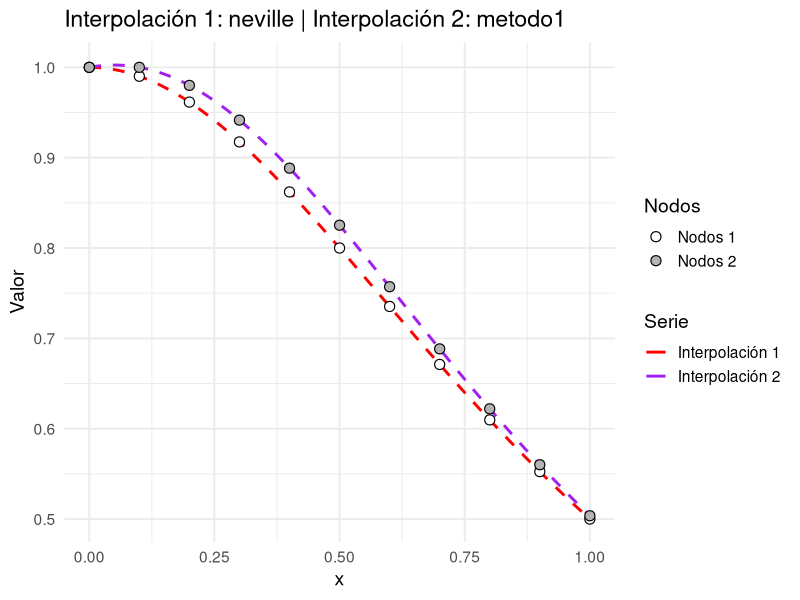
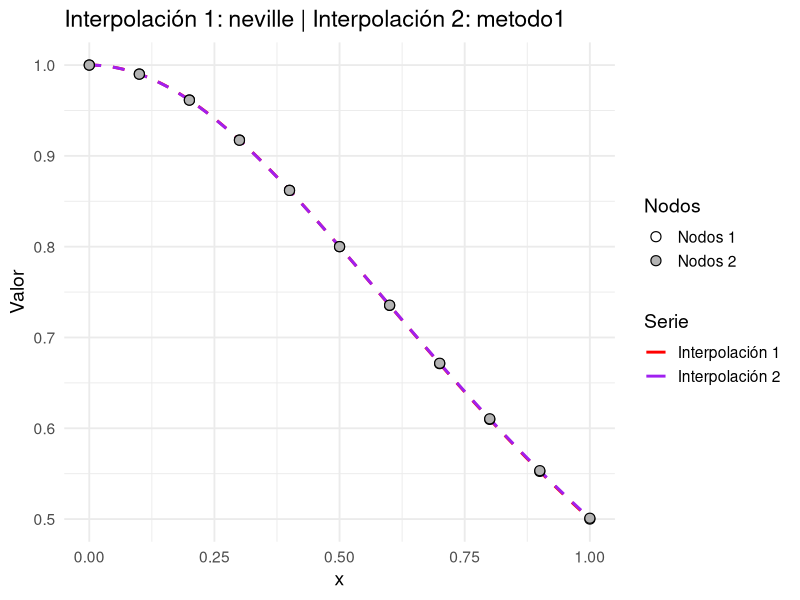
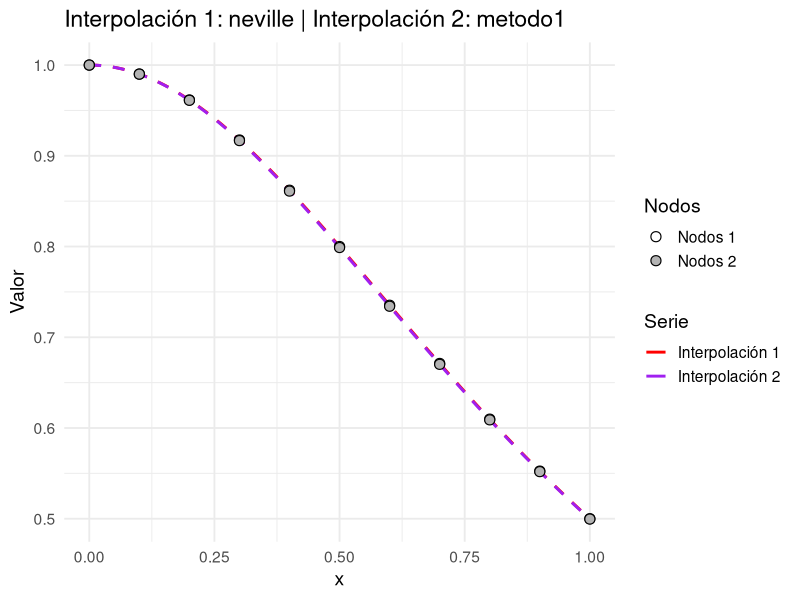
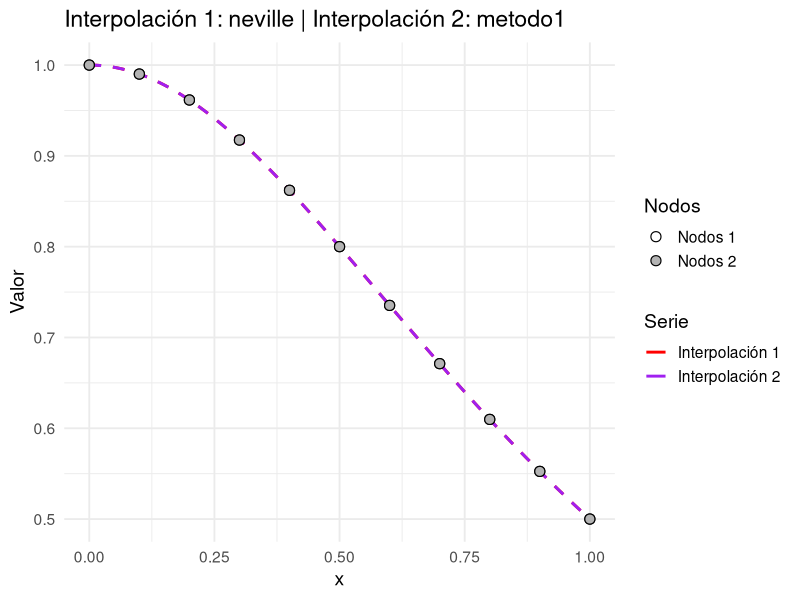
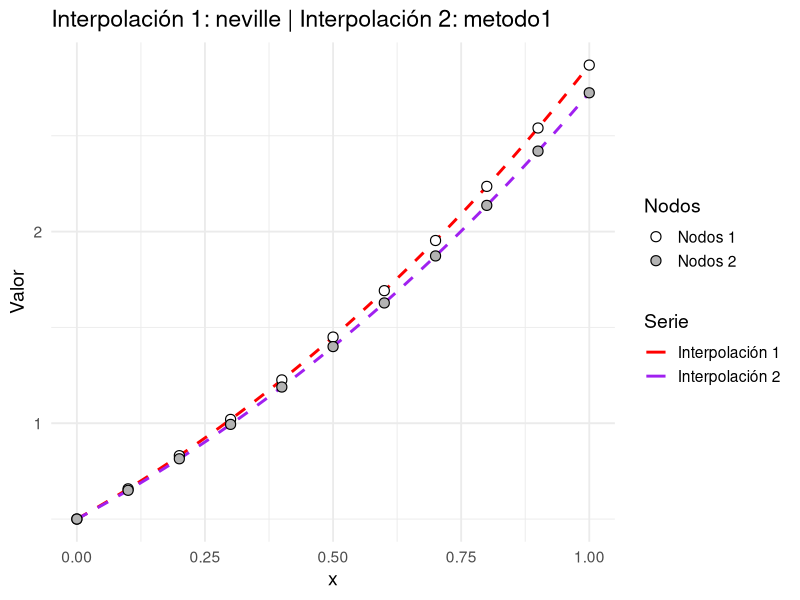
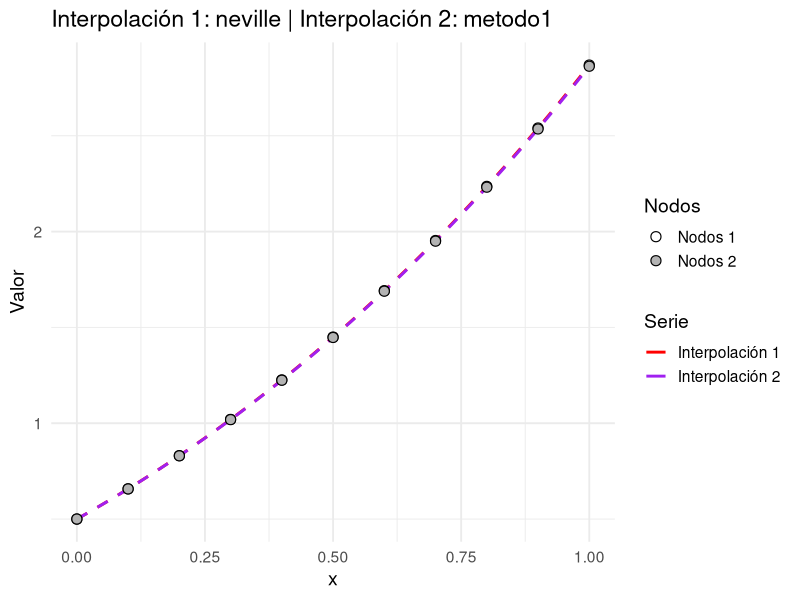
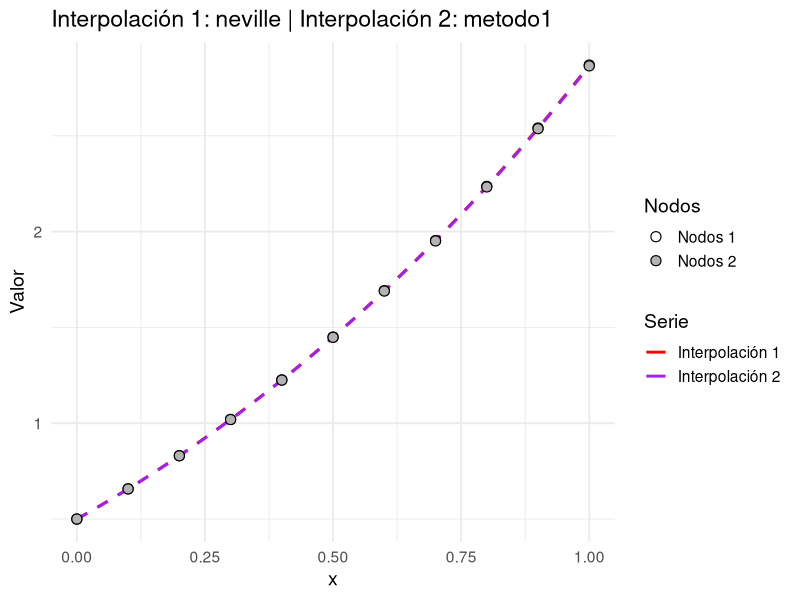
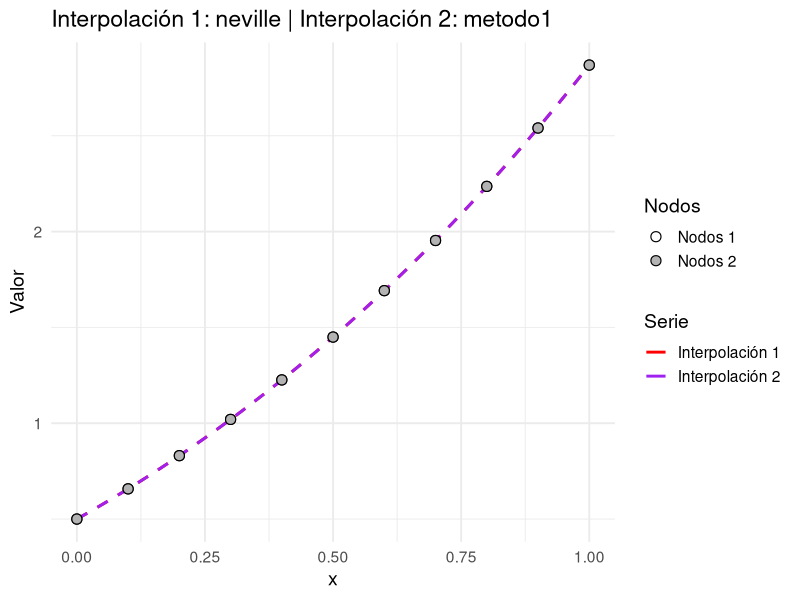

Here is the R script that generated these plots, in order:
## ---- chunk 1
#| include: false

library(tidyverse)
neville <- function(nodos, valores, x) {
  stopifnot(is.numeric(nodos),
            is.numeric(valores),
            length(nodos) == length(valores))
  n <- length(nodos)
  Q <- matrix(NA_real_, nrow = n, ncol = n)
  
  # Columna inicial con valores de Y
  Q[, 1] <-  valores
  
  # Construccion de la tabla de Neville
  for (i in 2:n) {
    for (j in 2:i) {
      numerador <- ((x - nodos[i - j + 1]) * Q[i, j - 1] - (x - nodos[i]) * Q[i -
                                                                                1, j - 1])
      denominador <- nodos[i] - nodos[i - j + 1]
      Q[i, j] <-  numerador / denominador
    }
  }
  return(list(valor = Q[n, n], tabla = Q))
}


graficar.polinomio <- function(nodos1,
                               a,
                               b,
                               metodo1,
                               f1 = NULL,
                               valores1 = NULL,
                               nodos2 = NULL,
                               metodo2 = metodo1,
                               f2 = NULL,
                               valores2 = NULL,
                               f.referencia = NULL) {
  stopifnot(is.numeric(nodos1), length(nodos1) >= 2)

  if (is.null(f1) == is.null(valores1)) {
    stop("Para el primer conjunto debe proveer exactamente uno: 'f1' o 'valores1'.")
  }

  tiene.segundo <- !is.null(nodos2)

  if (tiene.segundo) {
    stopifnot(is.numeric(nodos2), length(nodos2) >= 2)
    if (is.null(f2) == is.null(valores2)) {
      stop("Para el segundo conjunto debe proveer exactamente uno: 'f2' o 'valores2'.")
    }
  }

  if (!is.null(f1)) {
    stopifnot(is.function(f1))
    valores_nodos_1 <- f1(nodos1)
  } else {
    stopifnot(is.numeric(valores1), length(valores1) == length(nodos1))
    valores_nodos_1 <- valores1
  }

  if (tiene.segundo) {
    if (!is.null(f2)) {
      stopifnot(is.function(f2))
      valores_nodos_2 <- f2(nodos2)
    } else {
      stopifnot(is.numeric(valores2), length(valores2) == length(nodos2))
      valores_nodos_2 <- valores2
    }
  } else {
    valores_nodos_2 <- NULL
  }

  H1 <- function(x) {
    vapply(
      x,
      function(xx)
        metodo1(nodos1, valores_nodos_1, xx)$valor,
      numeric(1)
    )
  }

  if (tiene.segundo) {
    H2 <- function(x) {
      vapply(
        x,
        function(xx)
          metodo2(nodos2, valores_nodos_2, xx)$valor,
        numeric(1)
      )
    }
  } else {
    H2 <- NULL
  }

  xi <- seq(a, b, length.out = 400)

  fx1.col <- if (!is.null(f1)) f1(xi) else NA_real_

  if (tiene.segundo) {
    fx2.col <- if (!is.null(f2)) f2(xi) else NA_real_
  } else {
    fx2.col <- NA_real_
  }

  fx.ref.col <- if (!is.null(f.referencia)) {
    stopifnot(is.function(f.referencia))
    f.referencia(xi)
  } else {
    NA_real_
  }

  df_plot <- data.frame(
    x        = xi,
    H1x      = H1(xi),
    H2x      = if (tiene.segundo) H2(xi) else NA_real_,
    fx1      = fx1.col,
    fx2      = fx2.col,
    fx.ref   = fx.ref.col
  )

  df_nodos_1 <- data.frame(x = nodos1, y = valores_nodos_1)

  if (tiene.segundo) {
    df_nodos_2 <- data.frame(x = nodos2, y = valores_nodos_2)
  }

  p <- ggplot(df_plot, aes(x = x))
  
  if (!is.null(f.referencia)) {
    p <- p +
      geom_line(
        aes(y = fx.ref,
            color = "Referencia",
            linetype = "Referencia"),
        linewidth = 1
      )
  }

  if (!is.null(f1)) {
    p <- p +
      geom_line(
        aes(y = fx1,
            color = "Original 1",
            linetype = "Original 1"),
        linewidth = 1
      )
  }

  if (tiene.segundo && !is.null(f2)) {
    p <- p +
      geom_line(
        aes(y = fx2,
            color = "Original 2",
            linetype = "Original 2"),
        linewidth = 1
      )
  }

  p <- p +
    geom_line(
      aes(y = H1x,
          color = "Interpolación 1",
          linetype = "Interpolación 1"),
      linewidth = 1
    )

  if (tiene.segundo) {
    p <- p +
      geom_line(
        aes(y = H2x,
            color = "Interpolación 2",
            linetype = "Interpolación 2"),
        linewidth = 1
      )
  }

  p <- p +
    geom_point(
      data = df_nodos_1,
      aes(x = x, y = y, fill = "Nodos 1"),
      shape = 21,
      size = 3,
      stroke = .6,
      color = "black"
    )

  if (tiene.segundo) {
    p <- p +
      geom_point(
        data = df_nodos_2,
        aes(x = x, y = y, fill = "Nodos 2"),
        shape = 21,
        size = 3,
        stroke = .6,
        color = "black"
      )
  }

  p <- p +
    scale_color_manual(
      values = c(
        "Original 1"        = "blue",
        "Original 2"        = "darkgreen",
        "Interpolación 1"   = "red",
        "Interpolación 2"   = "purple",
        "Referencia"        = "orange"
      ),
      name = "Serie"
    ) +
    scale_linetype_manual(
      values = c(
        "Original 1"        = "solid",
        "Original 2"        = "solid",
        "Interpolación 1"   = "dashed",
        "Interpolación 2"   = "dashed",
        "Referencia"        = "solid"
      ),
      guide = "none"
    ) +
    scale_fill_manual(
      values = c(
        "Nodos 1" = "white",
        "Nodos 2" = "grey70"
      ),
      name = "Nodos"
    ) +
    labs(
      title = if (tiene.segundo) {
        paste0(
          "Interpolación 1: ",
          deparse(substitute(metodo1)),
          " | Interpolación 2: ",
          deparse(substitute(metodo2))
        )
      } else {
        paste0(
          "Interpolación por ",
          deparse(substitute(metodo1))
        )
      },
      y = "Valor",
      x = "x"
    ) +
    theme_minimal(base_size = 14)

  p
}

## ---- chunk 2
metodo.euler <- function(a, b, N, alfa, f){
  h <- (b - a) / N
  t <- a
  w <- alfa
  T <- numeric(N + 1)
  W <- numeric(N + 1)
  T[1] <- t
  W[1] <- w
  for (i in 2:(N+1)) {
    W[i] <- W[i-1] + h*f(T[i-1],W[i-1])
    T[i] <- t + (i - 1)*h
  }
  
  tabla <- data.frame(t = T, w = W)
  
  return(list(t = T, w = W, tabla = tabla))
}
## ---- chunk 3
metodo.euler.predictor.corrector <- function(a, b, N, alfa, f){
  h <- (b - a) / N
  t <- a
  w <- alfa
  T <- numeric(N + 1)
  W <- numeric(N + 1)
  T[1] <- t
  W[1] <- w
  for (i in 2:(N+1)) {
    W[i] <- W[i-1] + h*f(T[i-1],W[i-1]) #predictor
    T[i] <- T[i - 1] + h
    W[i] <- W[i-1] + (h/2)*(f(T[i-1], W[i-1]) + f(T[i], W[i])) #corrector
  }
  
  tabla <- data.frame(t = T, w = W)
  
  return(list(t = T, w = W, tabla = tabla))
}
## ---- chunk 4
runge.kutta.punto.medio <- function(a, b, N, alfa, f){
  h <- (b - a) / N
  t <- a
  w <- alfa
  T <- numeric(N + 1)
  W <- numeric(N + 1)
  T[1] <- t
  W[1] <- w
  for (i in 2:(N+1)) {
    W[i] <- W[i-1] + h*f(T[i-1] + (h/2),W[i-1] + (h/2)*f(T[i-1], W[i-1])) #predictor
    T[i] <- T[i - 1] + h
  }
  
  tabla <- data.frame(t = T, w = W)
  
  return(list(t = T, w = W, tabla = tabla))
}
## ---- chunk 5
runge.kutta.cuarto.orden <- function(a, b, N, alfa, f){
  h <- (b - a) / N
  t <- a
  w <- alfa
  T <- numeric(N + 1)
  W <- numeric(N + 1)
  T[1] <- t
  W[1] <- w
  for (i in 2:(N+1)) {
    k1 <- h*f(T[i-1], W[i-1])
    k2 <- h*f(T[i-1] + h/2, W[i-1] + k1/2)
    k3 <- h*f(T[i-1] + h/2, W[i-1] + k2/2)
    k4 <- h*f(T[i-1] + h, W[i-1] + k3)
    
    W[i] <- W[i-1] + (1/6)*(k1 + 2*k2 + 2*k3 + k4)
    T[i] <- T[i - 1] + h
  }
  
  tabla <- data.frame(t = T, w = W)
  
  return(list(t = T, w = W, tabla = tabla))
}
## ---- chunk 6
library(deSolve)
## ---- chunk 7
p1.euler <- metodo.euler(0, 1, 10, 1, function(t, y) -2*t*y^2)
p1.euler.pc <- metodo.euler.predictor.corrector(0, 1, 10, 1, function(t, y) -2*t*y^2)
p1.rkpm <- runge.kutta.punto.medio(0, 1, 10, 1, function(t, y) -2*t*y^2)
p1.rk4o <- runge.kutta.cuarto.orden(0, 1, 10, 1, function(t, y) -2*t*y^2)

data.frame(nodos = p1.euler$t, euler = p1.euler$w, euler.pred.corrector = p1.euler.pc$w, runge.kutta.punto.medio = p1.rkpm$w, runge.kutta.cuarto.orden = p1.rk4o$w)
## ---- chunk 8
p2.euler <- metodo.euler(0, 1, 10, 1/2, function(x, y) cos(x) + y)
p2.euler.pc <- metodo.euler.predictor.corrector(0, 1, 10, 1/2, function(x, y) cos(x) + y)
p2.rkpm <- runge.kutta.punto.medio(0, 1, 10, 1/2, function(x, y) cos(x) + y)
p2.rk4o <- runge.kutta.cuarto.orden(0, 1, 10, 1/2, function(x, y) cos(x) + y)

data.frame(nodos = p2.euler$t, euler = p2.euler$w, euler.pred.corrector = p2.euler.pc$w, runge.kutta.punto.medio = p2.rkpm$w, runge.kutta.cuarto.orden = p2.rk4o$w)
## ---- chunk 9
p3.euler <- metodo.euler(0, 1, 10, 1, function(t, y)- ( t * sqrt(1 - y^2) ) / ( y * sqrt(1 - t^2) ))
p3.euler.pc <- metodo.euler.predictor.corrector(0, 1, 10, 1, function(t, y)- ( t * sqrt(1 - y^2) ) / ( y * sqrt(1 - t^2) ))
p3.rkpm <- runge.kutta.punto.medio(0, 1, 10, 1, function(t, y)- ( t * sqrt(1 - y^2) ) / ( y * sqrt(1 - t^2) ))
p3.rk4o <- runge.kutta.cuarto.orden(0, 1, 10, 1, function(t, y)- ( t * sqrt(1 - y^2) ) / ( y * sqrt(1 - t^2) ))

data.frame(nodos = p3.euler$t, euler = p3.euler$w, euler.pred.corrector = p3.euler.pc$w, runge.kutta.punto.medio = p3.rkpm$w, runge.kutta.cuarto.orden = p3.rk4o$w)
## ---- chunk 10
edo <- function(t, y, parms) {
  dydt <- -2 * t * y^2
  list(dydt)
}

y0 <- 1
tiempos <- seq(0, 1, by = 0.1)

sol <- ode(y = y0, times = tiempos, func = edo, parms = NULL)
## ---- chunk 11
graficar.polinomio(sol[,1], 0, 1, neville, valores1 = sol[,2], nodos2 =  p1.euler$t, valores2 = p1.euler$w)
graficar.polinomio(sol[,1], 0, 1, neville, valores1 = sol[,2], nodos2 =  p1.euler.pc$t, valores2 = p1.euler.pc$w)
graficar.polinomio(sol[,1], 0, 1, neville, valores1 = sol[,2], nodos2 =  p1.rkpm$t, valores2 = p1.rkpm$w)
graficar.polinomio(sol[,1], 0, 1, neville, valores1 = sol[,2], nodos2 =  p1.rk4o$t, valores2 = p1.rk4o$w)
## ---- chunk 12
edo <- function(t, y, parms) {
  dydt <- cos(t) + y
  list(dydt)
}

y0 <- 1/2
tiempos <- seq(0, 1, by = 0.1)

sol <- ode(y = y0, times = tiempos, func = edo, parms = NULL)
## ---- chunk 13
graficar.polinomio(sol[,1], 0, 1, neville, valores1 = sol[,2], nodos2 =  p2.euler$t, valores2 = p2.euler$w)
graficar.polinomio(sol[,1], 0, 1, neville, valores1 = sol[,2], nodos2 =  p2.euler.pc$t, valores2 = p2.euler.pc$w)
graficar.polinomio(sol[,1], 0, 1, neville, valores1 = sol[,2], nodos2 =  p2.rkpm$t, valores2 = p2.rkpm$w)
graficar.polinomio(sol[,1], 0, 1, neville, valores1 = sol[,2], nodos2 =  p2.rk4o$t, valores2 = p2.rk4o$w)
## ---- chunk 14
edo <- function(t, y, parms) {
  dydt <- - ( t * sqrt(1 - y^2) ) / ( y * sqrt(1 - t^2) )
  list(dydt)
}

y0 <- 1
tiempos <- seq(0, 0.999, by = 0.1)

sol <- ode(y = y0,
           times = tiempos,
           func = edo,
           parms = NULL)

sol

## ---- chunk 15
graficar.polinomio(sol[,1], 0, 1, neville, valores1 = sol[,2], nodos2 =  p3.euler$t, valores2 = p3.euler$w)
graficar.polinomio(sol[,1], 0, 1, neville, valores1 = sol[,2], nodos2 =  p3.euler.pc$t, valores2 = p3.euler.pc$w)
graficar.polinomio(sol[,1], 0, 1, neville, valores1 = sol[,2], nodos2 =  p3.rkpm$t, valores2 = p3.rkpm$w)
graficar.polinomio(sol[,1], 0, 1, neville, valores1 = sol[,2], nodos2 =  p3.rk4o$t, valores2 = p3.rk4o$w)
## ---- chunk 16
#| code-fold: true

# Método de Euler Modificado (RK2)
euler_modificado <- function(f, a, b, y0, N) {
  h <- (b - a) / N
  t <- numeric(N + 1)
  y <- numeric(N + 1)
  t[1] <- a
  y[1] <- y0
  
  for (i in 1:N) {
    k1 <- f(t[i], y[i])
    k2 <- f(t[i] + h/2, y[i] + (h/2) * k1)
    y[i + 1] <- y[i] + h * k2
    t[i + 1] <- t[i] + h
  }
  
  data.frame(t = t, y = y)
}
## ---- chunk 17
#| code-fold: true

f1 <- function(t, y) {
  -2 * t * y^2
}

# Parámetros
a1 <- 0; b1 <- 1; y01 <- 1; N <- 20
res1 <- euler_modificado(f1, a1, b1, y01, N)

# Solución exacta: y(t) = 1 / (1 + t^2)
y1_exacta <- function(t) {
  1 / (1 + t^2)
}

# Graficar
plot(res1$t, y1_exacta(res1$t), type = "l", col = "blue", lwd = 2,
     main = "Problema 1: Euler Modificado vs Solución Exacta", xlab = "t", ylab = "y(t)")
lines(res1$t, res1$y, col = "red", lty = 2, lwd = 2)
legend("topright", legend = c("Exacta", "Euler Modificado"),
       col = c("blue", "red"), lty = c(1,2), lwd = 2)
## ---- chunk 18
#| code-fold: true

f2 <- function(t, y) {
  cos(t) + y
}

# Parámetros
a2 <- 0; b2 <- 1; y02 <- 0.5
res2 <- euler_modificado(f2, a2, b2, y02, N)

# No hay solución exacta elemental, graficamos solo la aproximada
plot(res2$t, res2$y, type = "l", col = "darkgreen", lwd = 2,
     main = "Problema 2: Euler Modificado", xlab = "t", ylab = "y(t)")
## ---- chunk 19
#| code-fold: true
f3 <- function(x, y) {
  if (is.na(x) || is.na(y) || is.nan(x) || is.nan(y)) return(NA)
  if ((1 - x^2) <= 0 || (1 - y^2) <= 0 || abs(y) < 1e-8) return(NA)
  
  - (x * sqrt(1 - y^2)) / (y * sqrt(1 - x^2))
}

a3 <- 0; b3 <- 1; y03 <- 0.9  # <- cambiado
res3 <- euler_modificado(f3, a3, b3, y03, N)

validos <- !is.na(res3$y)
plot(res3$t[validos], res3$y[validos], type = "l", col = "purple", lwd = 2,
     main = "Problema 3: Euler Modificado", xlab = "x", ylab = "y(x)")
## ---- chunk 20
tercer.orden.huen <- function(a, b, N, alfa, f){
  h <- (b - a) / N
  t <- a
  w <- alfa
  T <- numeric(N + 1)
  W <- numeric(N + 1)
  T[1] <- t
  W[1] <- w
  for (i in 2:(N+1)) {
    k1 <- f(T[i-1], W[i-1])
    k2 <- f(T[i-1] + h/3, W[i-1] + k1*(h/3))
    k3 <- f(T[i-1] + (2/3)*h, W[i-1] + (2*h/3)*k2)

    W[i] <- W[i-1] + (h/4)*(k1 + 3*k3)
    T[i] <- T[i - 1] + h
  }
  
  tabla <- data.frame(t = T, w = W)
  
  return(list(t = T, w = W, tabla = tabla))
}
## ---- chunk 21
p1 <- tercer.orden.huen(0, 1, 10, 1, function(x, y) -2*x*y^2)
p1$tabla

graficar.polinomio(p1$t, 0, 1, neville, valores1 = p1$w, f.referencia = function(t) 1 / (1 + t^2))
## ---- chunk 22
p2 <- tercer.orden.huen(0, 1, 10, 1/2, function(x, y) cos(x) + y)
p1$tabla

graficar.polinomio(p1$t, 0, 1, neville, valores1 = p1$w, f.referencia = function(t) 1 / (1 + t^2))
## ---- chunk 23
p3 <- tercer.orden.huen(0, 1, 10, 1, function(t, y)- ( t * sqrt(1 - y^2) ) / ( y * sqrt(1 - t^2) ))
p3$tabla

graficar.polinomio(p3$t, 0, 1, neville, valores1 = p3$w, f.referencia = function(x) 1)
## ---- chunk 24
#| code-fold: true

# Método de Euler Modificado (RK2)
runge_kutta_3 <- function(f, a, b, y0, N) {
  h <- (b - a) / N
  t <- numeric(N + 1)
  y <- numeric(N + 1)
  t[1] <- a
  y[1] <- y0
  
  for (i in 1:N) {
    k1 <- f(t[i], y[i])
    k2 <- f(t[i] + h/2, y[i] + h/2 * k1)
    k3 <- f(t[i] + h, y[i] - h * k1 + 2 * h * k2)
    y[i + 1] <- y[i] + h / 6 * (k1 + 4 * k2 + k3)
    t[i + 1] <- t[i] + h
  }
  
  data.frame(t = t, y = y)
}
## ---- chunk 25
#| code-fold: true

# Función del problema 1
f1 <- function(t, y) {
  -2 * t * y^2
}

# Parámetros
a1 <- 0; b1 <- 1; y01 <- 1; N <- 20
res1 <- runge_kutta_3(f1, a1, b1, y01, N)

# Solución exacta: y(t) = 1 / (1 + t^2)
y1_exacta <- function(t) {
  1 / (1 + t^2)
}

# Graficar
plot(res1$t, y1_exacta(res1$t), type = "l", col = "blue", lwd = 2,
     main = "Problema 1: Runge-Kutta de 3er Orden vs Solución Exacta", xlab = "t", ylab = "y(t)")
lines(res1$t, res1$y, col = "red", lty = 2, lwd = 2)
legend("topright", legend = c("Exacta", "Runge-Kutta 3er Orden"),
       col = c("blue", "red"), lty = c(1,2), lwd = 2)
## ---- chunk 26
#| code-fold: true

# Función del problema 2
f2 <- function(t, y) {
  cos(t) + y
}

# Parámetros
a2 <- 0; b2 <- 1; y02 <- 0.5
res2 <- runge_kutta_3(f2, a2, b2, y02, N)

# No hay solución exacta elemental, graficamos solo la aproximada
plot(res2$t, res2$y, type = "l", col = "darkgreen", lwd = 2,
     main = "Problema 2: Runge-Kutta de 3er Orden", xlab = "t", ylab = "y(t)")
## ---- chunk 27
#| code-fold: true

# Función del problema 3
f3 <- function(x, y) {
  if (is.na(x) || is.na(y) || is.nan(x) || is.nan(y)) return(NA)
  if ((1 - x^2) <= 0 || (1 - y^2) <= 0 || abs(y) < 1e-8) return(NA)
  
  - (x * sqrt(1 - y^2)) / (y * sqrt(1 - x^2))
}

# Parámetros
a3 <- 0; b3 <- 1; y03 <- 0.9
res3 <- runge_kutta_3(f3, a3, b3, y03, N)

# Graficar, filtrando NA
validos <- !is.na(res3$y)
plot(res3$t[validos], res3$y[validos], type = "l", col = "purple", lwd = 2,
     main = "Problema 3: Runge-Kutta de 3er Orden", xlab = "x", ylab = "y(x)")
